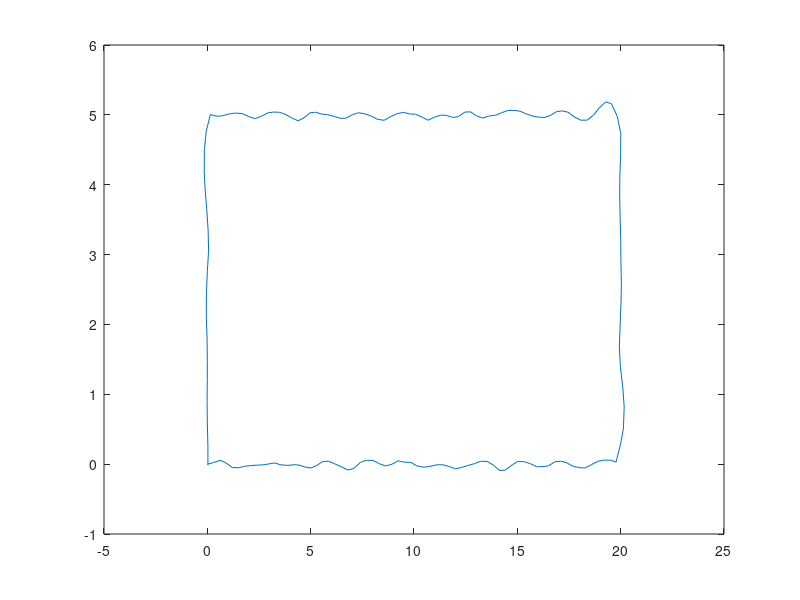

Write the MATLAB code that produced this figure.
r = 1;
K_STEER = 1;
dt = 0.1;
L = 0.3;
A = eye(3);
cov_dist = [0.02 0 0;
            0 0.02 0;
            0 0 pi/180;].^2;

u = [];
T = 1:dt:20;

for k = 1:length(T)
   u(:,k) = [3;
             (10-T(k))*pi/180];
end


x = zeros(3,1);

[REx, Rex] = eig(cov_dist);

points_x = [0, 20, 20, 0, 0];
points_y = [0, 0,   5, 5, -1];

for k = 1:length(T)
    % Controller
    path_ang = atan2(points_y(2) - points_y(1),...
                     points_x(2) - points_x(1));
    curr_ang = atan2(x(2,k) - points_y(1),...
                     x(1,k) - points_x(1));
    diff_ang = path_ang - curr_ang;
    
    distance = sqrt((x(2,k) - points_y(1))^2 + (x(1,k) - points_x(1))^2);

    err_d = distance * sin(diff_ang);
    diff_dist = distance*cos(diff_ang) - sqrt((points_y(2) - points_y(1))^2 + (points_x(2) - points_x(1))^2);

    carrot_x = (distance*cos(diff_ang) + r)*cos(path_ang) + points_x(1);
    carrot_y = (distance*cos(diff_ang) + r)*sin(path_ang) + points_y(1);
    if (diff_dist + r > 0)
        if (size(points_x) > 3)
            path2_ang = atan2(points_y(3) - points_y(2),...
                              points_x(3) - points_x(2));
            carrot_x = (diff_dist)*cos(path2_ang) + points_x(2);
            carrot_y = (diff_dist)*sin(path2_ang) + points_y(2);
        else
            carrot_x = points_x(2);
            carrot_y = points_y(2);
        end
    end
    
    if (abs(diff_dist) < r)
        points_x = points_x(2:end);
        points_y = points_y(2:end);
        if (size(points_x) == 1)
            break;
        end
    end
    
    carr_ang =  atan2(carrot_y - x(2,k),...
                      carrot_x - x(1,k));
    err_h = carr_ang - x(3,k);
    u(2,k) = K_STEER * (err_h + err_d);

	% Motion Model
    Ex = REx*sqrt(Rex)*randn(3,1);
    Bu = [cos(x(3,k));
          sin(x(3,k));
          tan(u(2,k))/L;]*u(1,k)*dt;

    x(:, k+1) = A*x(:, k) + Bu + Ex;
end

plot(x(1,:), x(2,:))
